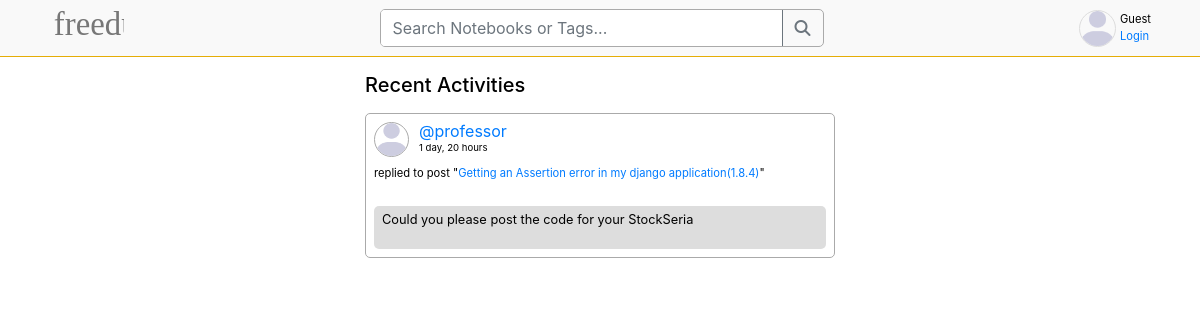
Page /activities/ on the earlier database version.
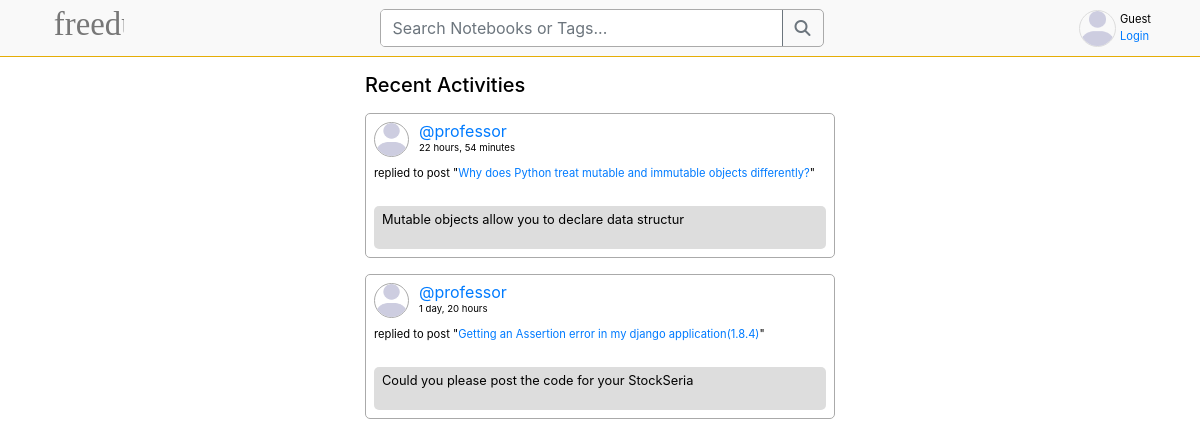
Same page on the later database version.
### base/models.py (models this page shows)
class Message(models.Model):
    user = models.ForeignKey(User, on_delete=models.CASCADE)
    room = models.ForeignKey(Room, on_delete=models.CASCADE)
    body = models.TextField()
    updated = models.DateTimeField(auto_now=True)
    created = models.DateTimeField(auto_now_add=True)
    class Meta:
        ordering = ['-updated', '-created']
    def __str__(self):
        return self.body[0:50]

class User(AbstractUser):
    name = models.CharField(max_length=50, null=True)
    email = models.EmailField(max_length=50, null=True, unique=True)
    bio = models.TextField(max_length=250, null=True)
    avatar = models.ImageField(null=True, default='defaults/profile.png')
    USERNAME_FIELD = 'email'
    REQUIRED_FIELDS = []

class Room(models.Model):
    host = models.ForeignKey(User, on_delete=models.SET_NULL, null=True)
    topic = models.ForeignKey(Topic, on_delete=models.SET_NULL, null=True)
    name = models.CharField(max_length=200)
    description = models.TextField(null=True, blank=True)
    participants = models.ManyToManyField(
        User, related_name='participants', blank=True)
    updated = models.DateTimeField(auto_now=True)
    created = models.DateTimeField(auto_now_add=True)
    class Meta:
        ordering = ['-updated', '-created']
    def __str__(self):
        return self.name

### base/views.py (the view)
# urls.py: path('activities/', views.activitiesPage, name='activities'),
def activitiesPage(request):
    room_messages = Message.objects.all()
    return render(request, 'base/activity.html', {'room_messages': room_messages})

### base/templates/base/activity.html (shortened to what this page needs)
{% extends "main.html" %} {% block content %} {% load static %}
<div class="container">
    <div class="container inner-container">
        <h5 class="my-3">Recent Activities</h5>
        <div class="container activities px-0">
            {% for message in room_messages %}
            <div class="container activity border p-2 my-3" style="border-radius: 5px; border-color: var(--search-border) !important;">
                <div class="d-flex" style="gap: 10px;">
                    <div class="profile-pic border" style="width: 35px;height: 35px; border-radius: 50%;overflow: hidden; border-color: var(--search-border) !important;">
                        <img
                        src="{% static 'img/profile.png' %}"
                        alt=""
                        style="width: 100%;height: 100%;"
                        srcset=""
                        class=""
                    />
                    </div>
                    <div class="d-flex flex-column justify-content-around" style="gap: 0;">
                        <a class="m-0" style="line-height: 0" href="{% url 'user-profile' message.user.id %}">@{{message.user.username}}</a>
                        <p class="m-0" style="line-height: 0; font-size: .6em">{{message.created|timesince}}</p>
                    </div>
                </div>
                <div class="container px-0 py-2">
                    <p style="font-size: 0.7em;">replied to post "<span class="text-primary">{{message.room}}</span>"</p>
                </div>
                <div class="container px-2 py-1" style="background-color: var(--card-border-color); border-radius: 5px;">
                    <p style="font-size: 0.8em;">{{message}}</p>
                </div>
            </div>
            {% endfor %}
        </div>
    </div>
</div>
{% endblock content %}

Differences in the rows shown:
added Message: user.username "professor", created "22 hours, 54 minutes", room "Why does Python treat mutable and immutable objects differently?", body "Mutable objects allow you to declare data structur"
